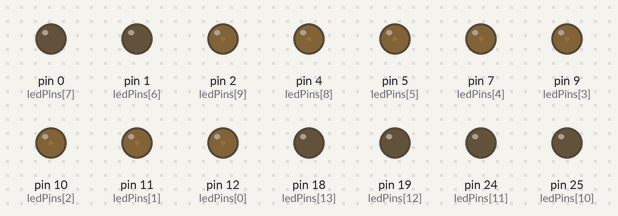
Bench run of a sketch on a simulated Arduino Mega 2560, built with avr-gcc and run on an emulated ATmega2560. Shown: output pins drawn as LEDs (lit = HIGH).

Above: at 0.05 s.
At 1.2 s:
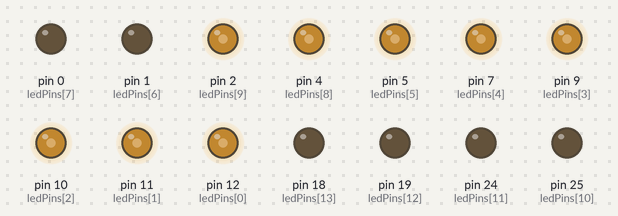
At 2.35 s:
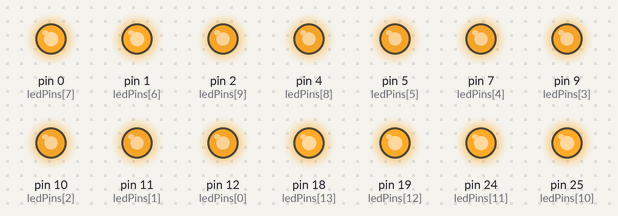
At 3.5 s:
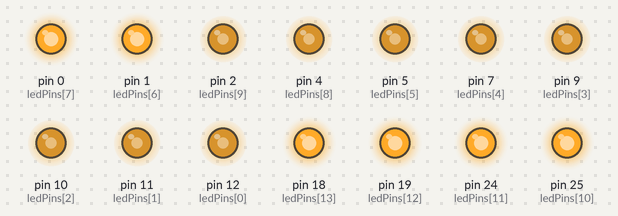
At 4.65 s:
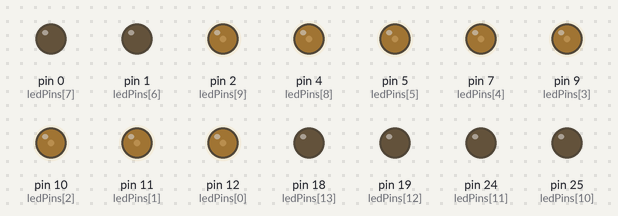
Timing chart, 0 to 6.7 s (numbered marks = the images above):
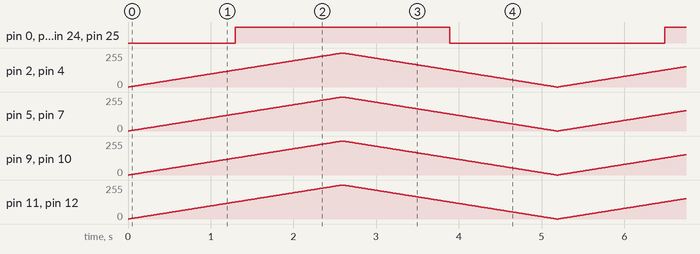

The sketch:

pwm_fadeIn_fadeOut.ino
```cpp
#include <Arduino.h>

// Define your 14 target pins
const int ledPins[14] = {12, 11, 10, 9, 7, 5, 1, 0, 4, 2, 25, 24, 19, 18};

void setup() {
  // Initialize all pins as outputs
  for (int i = 0; i < 14; i++) {
    pinMode(ledPins[i], OUTPUT);
  }
}

void loop() {
  // Example: Fade all 14 channels up simultaneously using hardware PWM
  for (int brightness = 0; brightness <= 255; brightness++) {
    for (int i = 0; i < 14; i++) {
      analogWrite(ledPins[i], brightness);
    }
    delay(10); // Adjust speed of fade
  }

  // Fade down
  for (int brightness = 255; brightness >= 0; brightness--) {
    for (int i = 0; i < 14; i++) {
      analogWrite(ledPins[i], brightness);
    }
    delay(10);
  }
}
```

Measured:
- by itself, pin 0 (ledPins[7]), pin 1 (ledPins[6]), pin 18 (ledPins[13]), pin 19 (ledPins[12]), pin 24 (ledPins[11]), pin 25 (ledPins[10]): alternates HIGH for 2.6 s and LOW for 2.6 s
